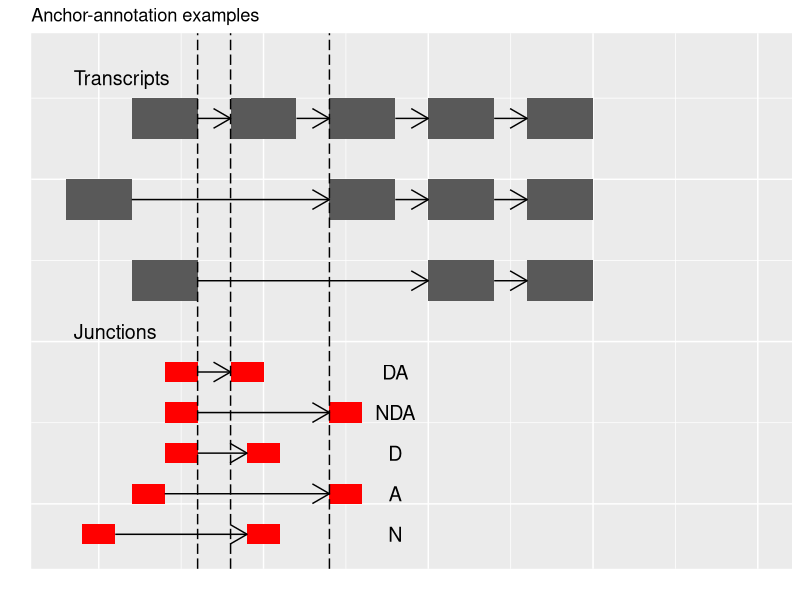
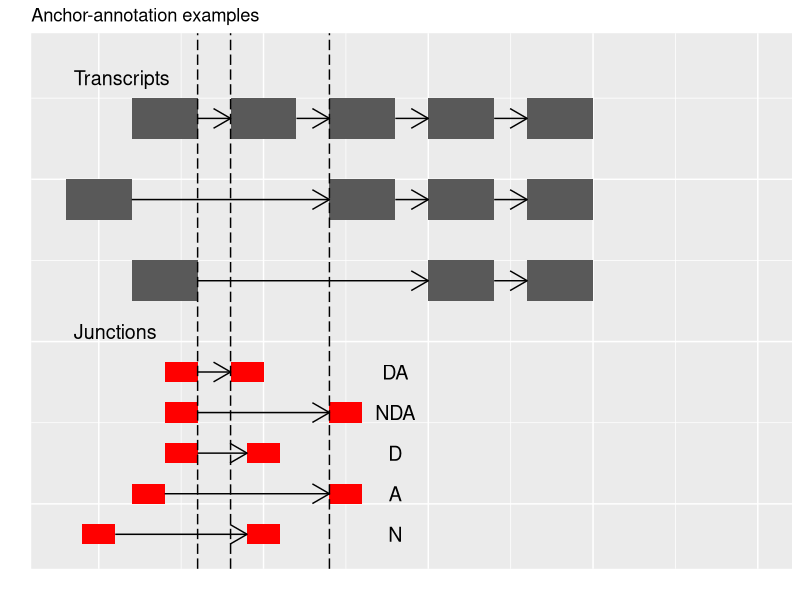

The R source for these figures, in order:
#! /usr/bin/Rscript

library(ggplot2)
library(grid)

p <- ggplot() + ylim(-10, 110) + xlim(-10, 200) + theme(axis.text = element_blank()) + xlab("") + ylab("")+ theme(axis.ticks = element_blank()) + ggtitle("Anchor-annotation examples")

#Topmost transcript
p <- p + geom_rect(aes(xmin = 10, ymin = 90, xmax = 30, ymax = 100)) + geom_rect(aes(xmin = 40, ymin = 90, xmax = 60, ymax = 100)) + geom_rect(aes(xmin = 70, ymin = 90, xmax = 90, ymax = 100)) + geom_rect(aes(xmin = 100, ymin = 90, xmax = 120, ymax = 100))    + geom_rect(aes(xmin = 130, ymin = 90, xmax = 150, ymax = 100)) + geom_segment(aes(x = 30, y = 95, xend = 40, yend = 95), arrow = arrow(length = unit(0.5, "cm"))) + geom_segment(aes(x = 60, y = 95, xend = 70, yend = 95), arrow = arrow(length = unit(0.5, "cm")))+ geom_segment(aes(x = 90, y = 95, xend = 100, yend = 95), arrow = arrow(length = unit(0.5, "cm")))+ geom_segment(aes(x = 120, y = 95, xend = 130, yend = 95), arrow = arrow(length = unit(0.5, "cm")))
p <- p + geom_rect(aes(xmin = -10, xmax = 10, ymin = 70, ymax = 80)) + geom_rect(aes(xmin = 70, xmax = 90, ymin = 70, ymax = 80)) + geom_rect(aes(xmin = 100, ymin = 70, xmax = 120, ymax = 80)) + geom_rect(aes(xmin = 130, ymin = 70, xmax = 150, ymax = 80)) + geom_segment(aes(x = 10, xend = 70, y = 75, yend = 75), arrow = arrow(length = unit(0.5, "cm"))) + geom_segment(aes(x = 90, y = 75, xend = 100, yend = 75), arrow = arrow(length = unit(0.5, "cm"))) + geom_segment(aes(x = 120, y = 75, xend = 130, yend = 75), arrow = arrow(length = unit(0.5, "cm")))
p <- p + geom_rect(aes(xmin = 10, ymin = 50, xmax = 30, ymax = 60)) + geom_rect(aes(xmin = 100, ymin = 50, xmax = 120, ymax = 60)) + geom_rect(aes(xmin = 130, ymin = 50, xmax = 150, ymax = 60)) + geom_segment(aes(x = 30, y = 55, xend = 100, yend = 55), arrow = arrow(length = unit(0.5, "cm"))) + geom_segment(aes(x = 120, y = 55, xend = 130, yend = 55), arrow = arrow(length = unit(0.5, "cm")))

#Plot junctions
p <- p + geom_rect(aes(xmin = 20, ymin = 30, xmax = 30, ymax = 35), fill = "red") + geom_rect(aes(xmin = 40, ymin = 30, xmax = 50, ymax = 35), fill = "red") + geom_segment(aes(x = 30, y = 32.5, xend = 40, yend = 32.5), arrow = arrow(length = unit(0.5, "cm")))
p <- p + geom_rect(aes(xmin = 20, ymin = 20, xmax = 30, ymax = 25), fill = "red") + geom_rect(aes(xmin = 70, ymin = 20, xmax = 80, ymax = 25), fill = "red") + geom_segment(aes(x = 30, y = 22.5, xend = 70, yend = 22.5), arrow = arrow(length = unit(0.5, "cm")))
p <- p + geom_rect(aes(xmin = 20, ymin = 10, xmax = 30, ymax = 15), fill = "red") + geom_rect(aes(xmin = 45, ymin = 10, xmax = 55, ymax = 15), fill = "red") + geom_segment(aes(x = 30, y = 12.5, xend = 45, yend = 12.5), arrow = arrow(length = unit(0.5, "cm")))
p <- p + geom_rect(aes(xmin = 10, ymin = 0, xmax = 20, ymax = 5), fill = "red") + geom_rect(aes(xmin = 70, ymin = 0, xmax = 80, ymax = 5), fill = "red") + geom_segment(aes(x = 20, y = 2.5, xend = 70, yend = 2.5), arrow = arrow(length = unit(0.5, "cm")))
p <- p + geom_rect(aes(xmin = -5, ymin = -10, xmax = 5, ymax = -5), fill = "red") + geom_rect(aes(xmin = 45, ymin = -10, xmax = 55, ymax = -5), fill = "red") + geom_segment(aes(x = 5, y = -7.5, xend = 45, yend = -7.5), arrow = arrow(length = unit(0.5, "cm")))

#Add labels
p <- p + annotate("text", label = "Transcripts", x = 7, y = 105, size = 5)
p <- p + annotate("text", label = "Junctions", x = 5, y = 42.5, size = 5)
p <- p + annotate("text", label = "DA", x = 90, y = 32.5, size = 5)
p <- p + annotate("text", label = "NDA", x = 90, y = 22.5, size = 5)
p <- p + annotate("text", label = "D", x = 90, y = 12.5, size = 5)
p <- p + annotate("text", label = "A", x = 90, y = 2.5, size = 5)
p <- p + annotate("text", label = "N", x = 90, y = -7.5, size = 5)


#Add lines to make it clear
p <- p + geom_vline(xintercept = 30, linetype = "longdash") + geom_vline(xintercept = 40, linetype = "longdash") + geom_vline(xintercept = 70, linetype = "longdash")

print(p)
ggsave("anchor_examples.png")

